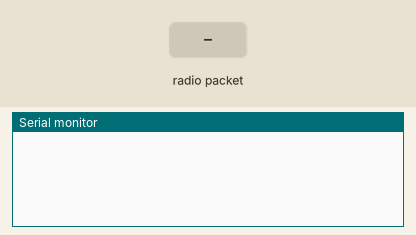
The sketch below on a simulated Arduino Uno, built with avr-gcc and run on an emulated ATmega328P. On the bench: the last lines printed to the serial monitor. The inputs (shaded band) are chosen by the test bench. No radio packets arrive unless stated.

Above: at 1.2 s.
1.3 s: radio packet "Front" arrives
At 2.6 s:
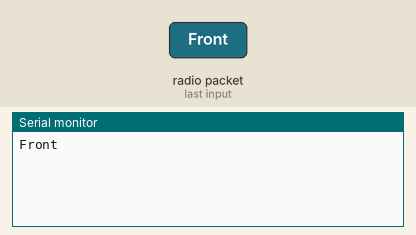
2.9 s: radio packet "Back" arrives
At 3.9 s:
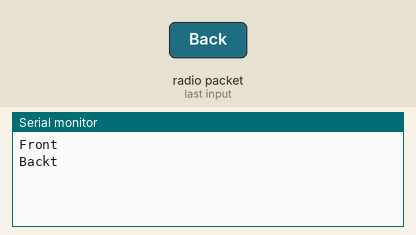
4.5 s: radio packet "Left" arrives
At 5.2 s:
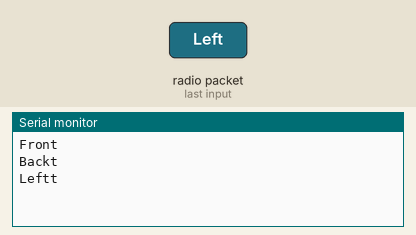
6.1 s: radio packet "Right" arrives
At 7.4 s:
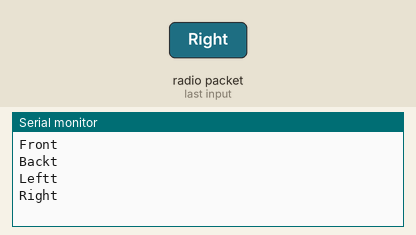
7.7 s: radio packet "1" arrives
At 8.9 s:
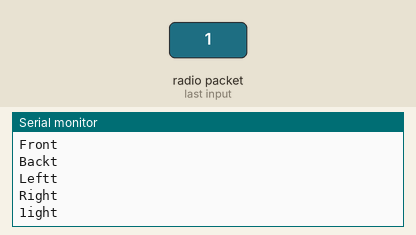

The sketch:

receiver_code.ino
```cpp
//The Radiohead library for the RF transmitter and reciever can be downloaded from http://www.airspayce.com/mikem/arduino/RadioHead/
//Extraxt the zip files into the Documents/Arduino/Libraries folder

#include <RH_ASK.h>
RH_ASK driver;
String str;

void setup()
{
    Serial.begin(9600);
    if (!driver.init())
    Serial.println("init failed");
}

void loop()
{
    uint8_t buf[RH_ASK_MAX_MESSAGE_LEN]; //max size of the buffer
    uint8_t buflen = sizeof(buf);

    if (driver.recv(buf, &buflen))  //receive the message and store it in a buffer
    {
	      str=(char*)buf;  //copy the message from the buffer to a string
	      Serial.println(str);  //print the message in the serial monitor
    }
    delay(200);

    if(str=="Front")
    {
        digitalWrite(5,HIGH); //5,6 - Left Motor
        digitalWrite(6,LOW);
        digitalWrite(7,HIGH); //7,8 - Right Motor
        digitalWrite(8,LOW);
    }
    else if(str=="Back")
    {
        digitalWrite(5,LOW);
        digitalWrite(6,HIGH);
        digitalWrite(7,LOW);
        digitalWrite(8,HIGH);
    }
    else if(str=="Left")
    {
        digitalWrite(5,LOW);
        digitalWrite(6,HIGH);
        digitalWrite(7,HIGH);
        digitalWrite(8,LOW);
    }
    else if(str=="Right")
    {
        digitalWrite(5,HIGH);
        digitalWrite(6,LOW);
        digitalWrite(7,LOW);
        digitalWrite(8,HIGH);
    }
    else
    {
        digitalWrite(5,LOW);
        digitalWrite(6,LOW);
        digitalWrite(7,LOW);
        digitalWrite(8,LOW);
    }
}
```

Measured:
- after the input at 1.3 s, the serial monitor: prints a new line after 0.10 s (image 1)
- after the input at 2.9 s, the serial monitor: prints a new line after 0.10 s (image 2)
- after the input at 4.5 s, the serial monitor: prints a new line after 0.10 s (image 3)
- after the input at 6.1 s, the serial monitor: prints a new line after 0.10 s (image 4)
- after the input at 7.7 s, the serial monitor: prints a new line after 0.11 s (image 5)
